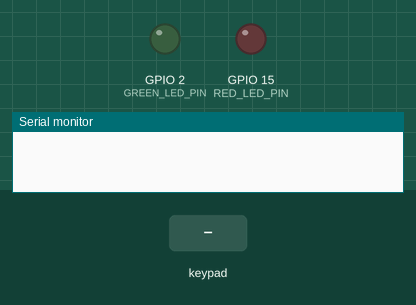
This sketch was run on a simulated ESP32. On the bench: output pins drawn as LEDs (lit = HIGH), the last lines printed to the serial monitor. Dashed ring = blinking. Inputs (shaded band) come from the test bench.

Above: at 1.2 s.
1.3 s: keypad keys 1 3 1 2 1 4 2 7 pressed 0.4 s apart
At 4.0 s:
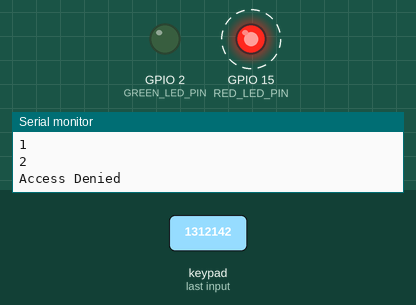
7.5 s: keypad keys 1 2 3 4 pressed 0.4 s apart
At 9.7 s:
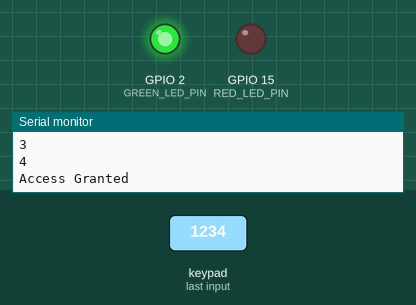
12.1 s: key 'A' pressed
13.6 s: key 'B' pressed
15.1 s: key 'C' pressed
16.6 s: key '1' pressed
At 16.9 s:
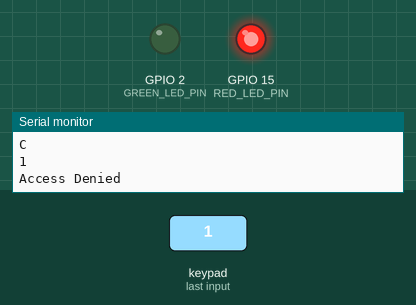
Timing chart, 0 to 20.1 s (numbered marks = the images above; inputs shaded):
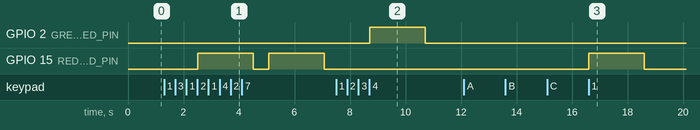

The sketch:

Keypad.ino
```cpp
#include <Keypad.h>

#define ROW_NUM 4     // four rows
#define COLUMN_NUM 4  // four columns

char keys[ROW_NUM][COLUMN_NUM] = {
  { '1', '2', '3', 'A' },
  { '4', '5', '6', 'B' },
  { '7', '8', '9', 'C' },
  { 'S', '0', 'E', 'D' }
};

byte pin_rows[ROW_NUM] = { 13, 12, 14, 27 };       // GPIO19, GPIO18, GPIO5, GPIO17 connect to the row pins
byte pin_column[COLUMN_NUM] = { 26, 25, 33, 32 };  // GPIO16, GPIO4, GPIO0, GPIO2 connect to the column pins

Keypad keypad = Keypad(makeKeymap(keys), pin_rows, pin_column, ROW_NUM, COLUMN_NUM);

#define GREEN_LED_PIN 2
#define RED_LED_PIN 15

const String correctPassword = "1234";
String enteredPassword = "";

void setup() {
  Serial.begin(115200);
  pinMode(GREEN_LED_PIN, OUTPUT);
  pinMode(RED_LED_PIN, OUTPUT);

  digitalWrite(GREEN_LED_PIN, LOW);
  digitalWrite(RED_LED_PIN, LOW);
}

void loop() {
  char key = keypad.getKey();

  if (key) {
    Serial.println(key);

    if (key == 'S') {  // 'S' is used to start over
      enteredPassword = "";
      Serial.println("Password Reset");
      digitalWrite(GREEN_LED_PIN, LOW);
      digitalWrite(RED_LED_PIN, LOW);
    } else {
      enteredPassword += key;

      if (enteredPassword.length() == correctPassword.length()) {
        if (enteredPassword == correctPassword) {
          digitalWrite(GREEN_LED_PIN, HIGH);
          digitalWrite(RED_LED_PIN, LOW);
          Serial.println("Access Granted");
        } else {
          digitalWrite(GREEN_LED_PIN, LOW);
          digitalWrite(RED_LED_PIN, HIGH);
          Serial.println("Access Denied");
        }
        delay(2000);  // Wait for 2 seconds before clearing the LEDs and the entered password
        digitalWrite(GREEN_LED_PIN, LOW);
        digitalWrite(RED_LED_PIN, LOW);
        enteredPassword = "";
      }
    }
  }
}
```

Measured:
- after the input at 1.3 s, GPIO 15 (RED_LED_PIN): alternates HIGH for 2.0 s and LOW for 0.56 s, starting after 1.2 s
- after the input at 7.5 s, GPIO 2 (GREEN_LED_PIN): LOW → HIGH after 1.2 s, → LOW 2.0 s later
- after the input at 16.6 s, GPIO 15 (RED_LED_PIN): LOW → HIGH at once, → LOW 2.0 s later
